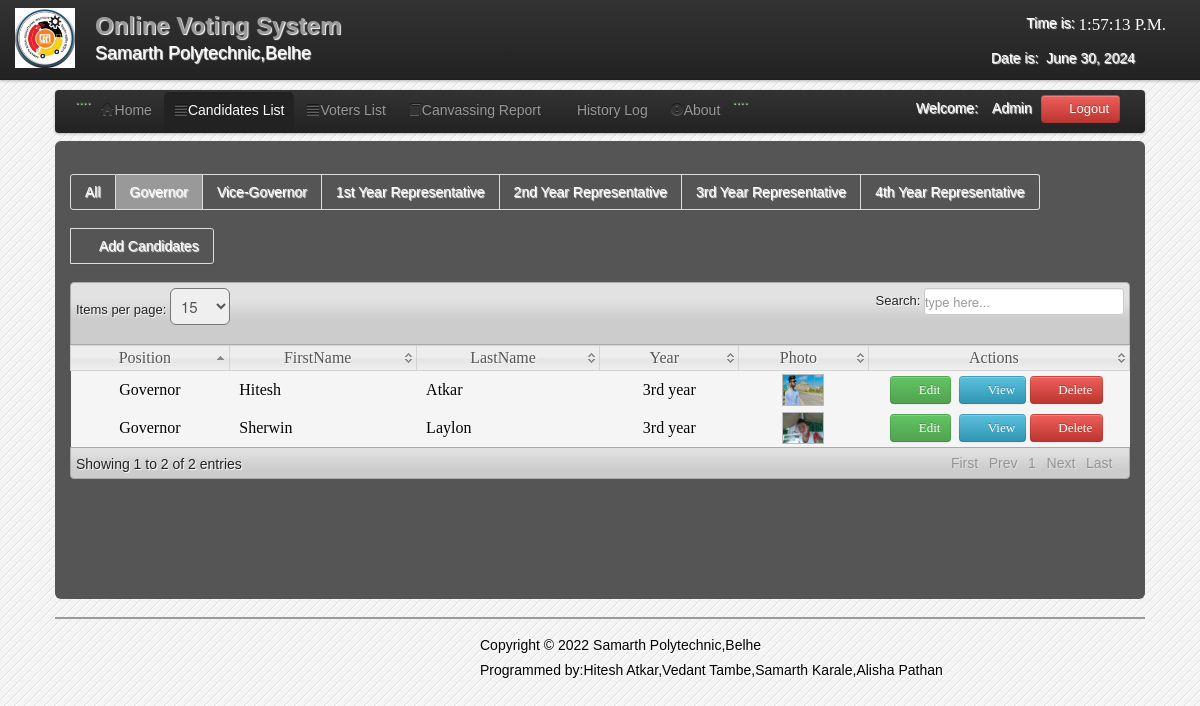
/admin/candidate_for_governor.php (signed in), run on the app's committed database.
### tables this page shows
CREATE TABLE `users` (
  `User_id` int(11) NOT NULL,
  `FirstName` varchar(100) NOT NULL,
  `LastName` varchar(100) NOT NULL,
  `UserName` varchar(100) NOT NULL,
  `Password` varchar(100) NOT NULL,
  `User_Type` varchar(50) NOT NULL
);

CREATE TABLE `candidate` (
  `CandidateID` int(11) NOT NULL,
  `abc` varchar(1) NOT NULL,
  `Position` varchar(200) NOT NULL,
  `Party` varchar(100) NOT NULL,
  `FirstName` varchar(200) NOT NULL,
  `LastName` varchar(200) NOT NULL,
  `MiddleName` varchar(100) NOT NULL,
  `Gender` varchar(6) NOT NULL,
  `Year` varchar(100) NOT NULL,
  `Photo` varchar(200) NOT NULL
);

### admin/session.php (called while the page is built, shortened)
<?php
$id_session=$_SESSION['id'];
?>

### admin/candidate_for_governor.php (the view, shortened to what this page needs)
<?php
include('session.php');
include('header.php');
include('dbcon.php');
?>
</head>
<body>
<?php include('nav_top.php'); ?>
<div class="wrapper">
<div class="home_body">
<div class="navbar">
	<div class="navbar-inner">
	<div class="container">
	<ul class="nav nav-pills">
	  <li>....</li>
	  <li><a href="home.php"><i class="icon-home icon-large"></i>Home</a></li>
	  <li  class="active"><a  href="candidate_list.php"><i class="icon-align-justify icon-large"></i>Candidates List</a></li>
	  <li class=""><a  href="voter_list.php"><i class="icon-align-justify icon-large"></i>Voters List</a></li>
		 <li><a  href="canvassing_report.php"><i class="icon-book icon-large"></i>Canvassing Report</a></li>
		    <li><a  href="History.php"><i class="icon-table icon-large"></i>History Log</a>
		   <li><a data-toggle="modal" href="#about"><i class="icon-exclamation-sign icon-large"></i>About</a></li>
		   <li>....</li>
	 </ul>
	<form class="navbar-form pull-right">
		<?php $result=mysqli_query($conn,"select * from users where User_id='$id_session'");
	$row=mysqli_fetch_array($result);
	?>
	<font color="white">Welcome:<i class="icon-user-md"></i><?php echo $row['User_Type']; ?></font>
	<a class="btn btn-danger" id="logout" data-toggle="modal" href="#myModal"><i class="icon-off"></i>&nbsp;Logout</a>
	</form>
	</div>
	</div>
	</div>
	<div id="element" class="hero-body">
       <div class="pagination">
    <ul>
    <li><a href="candidate_list.php"><font color="white">All</font></a></li>
    <li class="active"><a href="candidate_for_governor.php"><font color="white">Governor</font></a></li>
    <li><a href="candidate_for_vice-governor.php"><font color="white">Vice-Governor</font></a></li>
    <li><a href="1st_year.php"><font color="white">1st Year Representative</font></a></li>
    <li><a href="2nd_year.php"><font color="white">2nd Year Representative</font></a></li>
    <li><a href="3rd_year.php"><font color="white">3rd Year Representative</font></a></li>
    <li><a href="4th_year.php"><font color="white">4th Year Representative</font></a></li>
    </ul>
    </div>
	<div class="pagination">
		  <ul>
    <li><a href="new_candidate.php"><font color="white"><i class="icon-plus icon-large"></i>Add Candidates</font></a></li>
    </ul>
	</div>
	<table class="users-table">
<div class="demo_jui">
		<table cellpadding="0" cellspacing="0" border="0" class="display" id="log" class="jtable">
			<thead>
				<tr>
				<th>Position</th>
				<th>FirstName</th>
				<th>LastName</th>
				<th>Year</th>
				<th>Photo</th>
				<th>Actions</th>
				</tr>
			</thead>
			<tbody>
<?php $candidate_query=mysqli_query($conn,"select  * from candidate where Position='Governor'");
		while($candidate_rows=mysqli_fetch_array($candidate_query)){ $id=$candidate_rows['CandidateID'];
		?>
<tr class="del<?php echo $id ?>">
	<td align="center"><?php echo $candidate_rows['Position']; ?></td>
	<td><?php echo $candidate_rows['FirstName']; ?></td>
	<td><?php echo $candidate_rows['LastName']; ?></td>
	<td align="center"><?php echo $candidate_rows['Year']; ?></td>
	<td align="center"><img class="pic" width="40" height="30" src="<?php echo $candidate_rows['Photo'];?>" border="0" onmouseover="showtrail('<?php echo $candidate_rows['Photo'];?>','<?php echo $candidate_rows['FirstName']." ".$candidate_rows['LastName'];?> ',200,5)" onmouseout="hidetrail()"></a></td>
	<td width="240" align="center">
	<a class="btn btn-Success" href="edit_candidate.php<?php echo '?id='.$id; ?>"><i class="icon-edit icon-large"></i>&nbsp;Edit</a>&nbsp;
	<a class="btn btn-info"  data-toggle="modal" href="#<?php echo $id; ?>" ><i class="icon-list icon-large"></i>&nbsp;View</a>
	<a class="btn btn-danger1" id="<?php echo $id; ?>"><i class="icon-trash icon-large"></i>&nbsp;Delete</a>&nbsp;
	</td>
		</div>
		</div>
<?php } ?>
<?php include('footer.php')?>
</body>
</html>

### admin/css/datatable/demo_table_jui.css (style rules this page uses)
table.display thead th { cursor: pointer; padding: 3px 0 3px 10px; }
table.display { border-collapse: collapse; clear: both; margin: 0 auto; width: 100%; }
table.display td { padding: 3px 10px; }
tr.odd { background-color: #f5f5f5; }
tr.even { background-color: #f5f5f5; }
tr.odd td.sorting_1 { background-color: f5f5f5; }
tr.even td.sorting_1 { background-color: f5f5f5; }

### admin/css/Home.css (style rules this page uses)
* { margin:0; padding:0; }
body { font-family:"Trebuchet MS", "Myriad Pro", Arial, sans-serif; font-size:14px; background-color: #fff; background:#f4f4f4 url(../images/bg.gif) repeat top left; text-shadow:1px 1px 1px #fff; background-position: 0 0px; }
.wrapper { width:1090px; margin:10px auto; }

### data on the page
users: User_Type "Admin"
candidate: Position "Governor", FirstName "Hitesh", LastName "Atkar", Year "3rd year", Photo (picture)
candidate: Position "Governor", FirstName "Sherwin", LastName "Laylon", Year "3rd year", Photo (picture)
